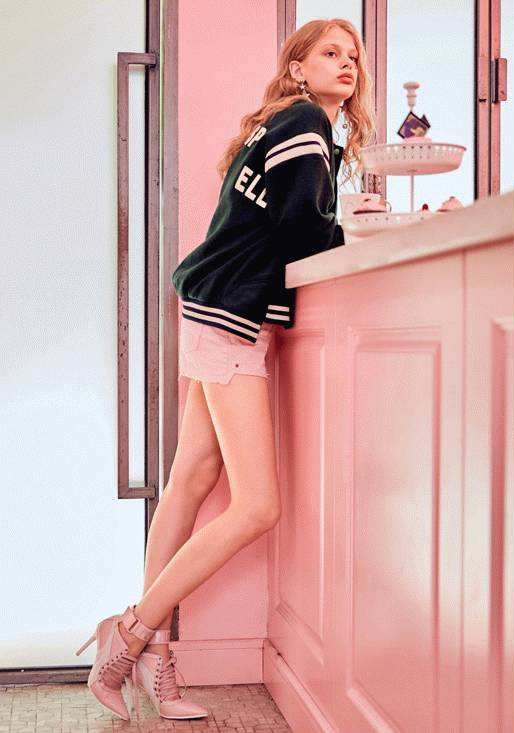
#> input picture girl.jpg, 514 x 733 px
$ jupyter execute 'opencv中的图像二值化.ipynb'
#> lines starting #> are read from the running program, lines starting #| are printed output that depends on the picture; after the words box and inside, x2 and y2 are one past the last pixel; in counts of white or black regions, pixels touching at a corner belong together
[cell 1]
import cv2

[cell 2]
img=cv2.imread("girl.jpg")
#> img is the input picture: shape (733, 514, 3); mean B, G, R 167.5, 169.5, 207.8
def img_binary(image):#是全局阈值
    gray=cv2.cvtColor(image,cv2.COLOR_BGR2GRAY)
    ret,dst=cv2.threshold(gray,127,255,cv2.THRESH_BINARY | cv2.THRESH_OTSU)#OTSU是自适应阈值选取的一种，比triangle的效果好，triangle在灰度图是单峰的图像上二值化的效果好
    cv2.imshow("original_image",image)
    cv2.imshow("THRESH_OTSU",dst)
    if cv2.waitKey()==27:
        cv2.destroyAllWindows()

def local_binary(image):#是局部阈值
    gray=cv2.cvtColor(image,cv2.COLOR_BGR2GRAY)
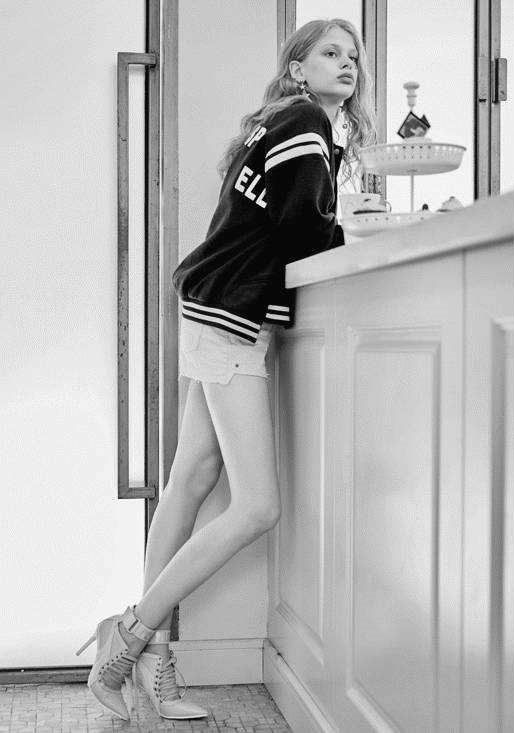
#> gray: shape (733, 514); min 0, max 255, mean 180.7
    dst=cv2.adaptiveThreshold(gray,255,cv2.ADAPTIVE_THRESH_GAUSSIAN_C,cv2.THRESH_BINARY,25,10)
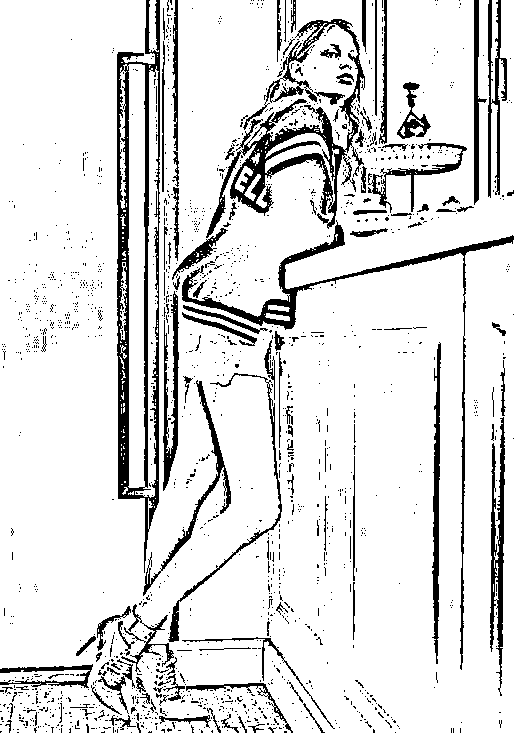
#> dst: shape (733, 514); 87.6% white; 1652 black regions (1525 under 20 px), largest, box (x1, y1, x2, y2) and area: (117, 0, 160, 573) 8023, (206, 19, 365, 238) 6789, (182, 220, 514, 670) 4248
    cv2.imshow("original_image",image)
    cv2.imshow("local_binary",dst)
    if cv2.waitKey()==27:
#> (key Esc is pressed here)
        cv2.destroyAllWindows()


local_binary(img)
